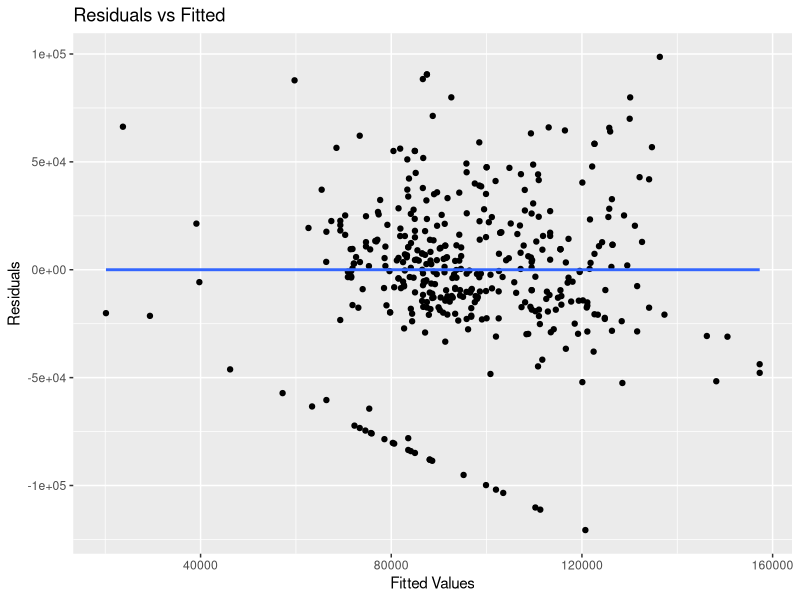
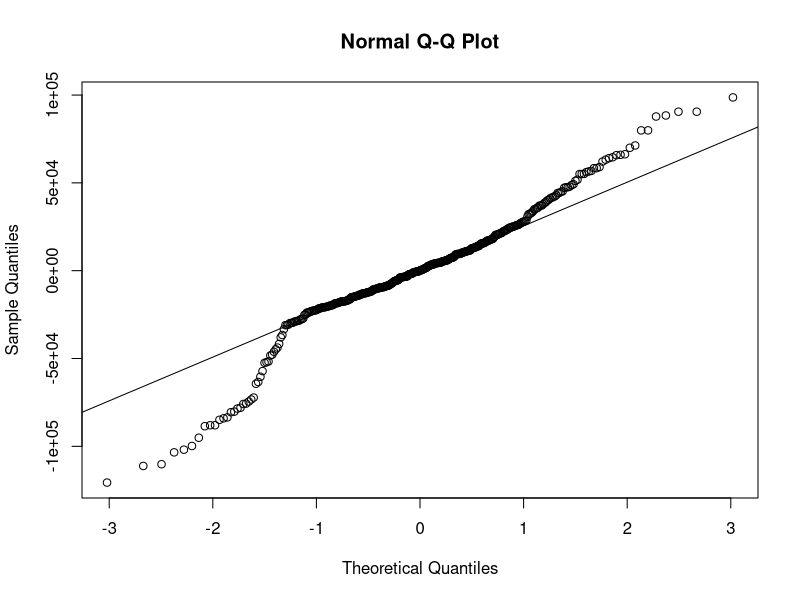

Reproduce these figures in R, in order.
## ---- chunk 1
library(tidyverse)
library(broom)
library(nnet)

jobs <- read_csv("Clean Data/EnvEng500.csv")

jobs <- jobs %>%
  mutate(
    years_of_experience = na_if(years_of_experience, "X"),  
    years_of_experience = as.numeric(years_of_experience) 
  ) %>%
  filter(!is.na(years_of_experience))  

jobs <- jobs %>%
  mutate(education_requirements = na_if(education_requirements, "X")) %>%
  filter(!is.na(education_requirements))

jobs <- jobs %>%
  mutate(
    average_salary = (Salary_Low + Salary_High) / 2,
    education_requirements = relevel(as.factor(education_requirements), ref = "High school diploma"),
    Company_Size = relevel(as.factor(Company_Size), ref = "1 to 50 Employees"),
    Company_Revenue = relevel(as.factor(Company_Revenue), ref = "Less than $1 million (USD)"),  
    Company_Type = as.factor(Company_Type)
  )

average_salary_overall <- mean(jobs$average_salary, na.rm = TRUE)
print(sprintf("Average salary offer: %.3f", average_salary_overall))


## ---- chunk 2
model <- lm(average_salary ~ education_requirements + years_of_experience + Company_Size + Company_Revenue, data = jobs)

summary(model)

# Diagnostics
library(ggplot2)
model %>% 
  augment() %>%
  ggplot(aes(.fitted, .resid)) +
  geom_point() +
  geom_smooth(method = "lm", se = FALSE) +
  labs(title = "Residuals vs Fitted", x = "Fitted Values", y = "Residuals")

# QQ plot for normality
qqnorm(resid(model))
qqline(resid(model))
## ---- chunk 3
interaction_model <- lm(average_salary ~ education_requirements * years_of_experience + Company_Size + Company_Revenue, data = jobs)

summary(interaction_model)

## ---- chunk 4
model_sum <- tidy(model)
interaction_model_sum <- tidy(interaction_model)

# Print summaries for review
print(model_sum)
print(interaction_model_sum)


## ---- chunk 5
multinom_model <- multinom(education_requirements ~ years_of_experience + Company_Size + Company_Revenue, data = jobs)
summary(multinom_model)

coefs <- coef(summary(multinom_model))
exp(coefs)

